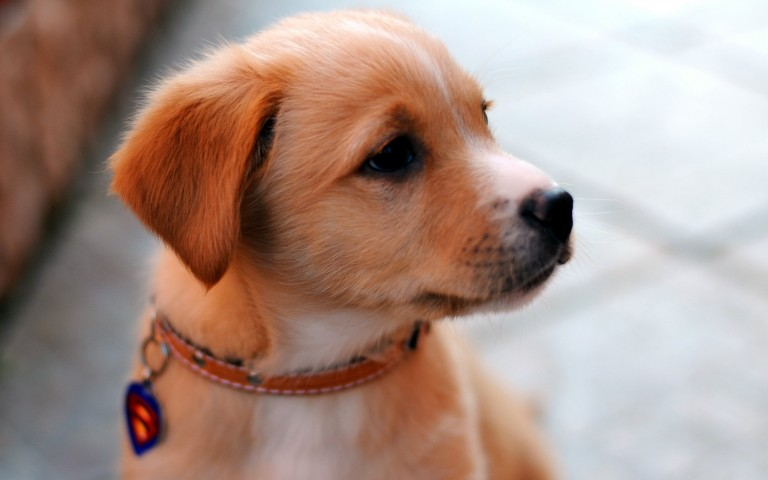
#> input picture computer-vision/image-pencil-sketch/datasets/dog.jpg, 768 x 480 px
$ python transform_image.py
#> lines starting #> are read from the running program, lines starting #| are printed output that depends on the picture
# importing libraries

import cv2 as cv
import sys
import numpy as np

# attempting to read the image as grayscale
gray_img = cv.imread(cv.samples.findFile("datasets/dog.jpg"), cv.IMREAD_GRAYSCALE)
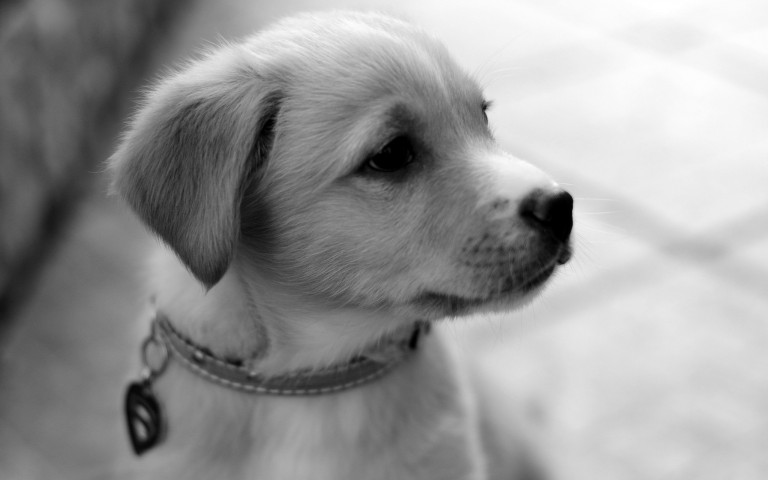
#> gray_img: shape (480, 768); min 0, max 255, mean 151.2

# closing if image not found
if gray_img is None:
    sys.exit("Unable to read image")

# displaying image and adding 'forever-wait' until user presses a button
# cv.imshow("Gray Scale Dog", img)
# cv.waitKey(0)

# getting image negative
neg_img = cv.bitwise_not(gray_img)
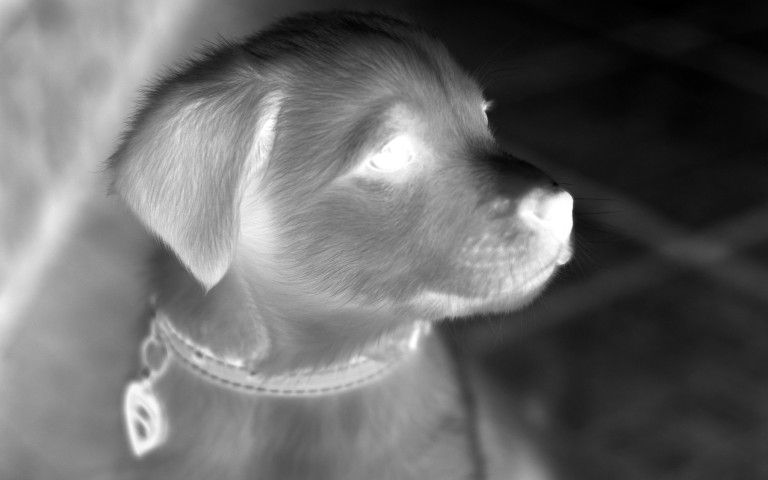
#> neg_img: shape (480, 768); min 0, max 255, mean 103.8
# cv.imshow("Inverted Gray Scale Dog", neg_img)
# cv.waitKey(0)

# setting kernel size and blurring
blur_img = cv.blur(neg_img, (41, 11))
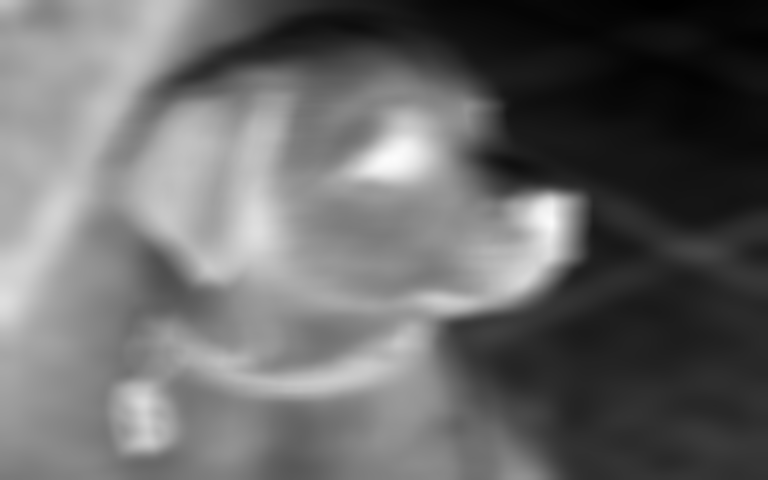
#> blur_img: shape (480, 768); min 0, max 252, mean 103.8
# cv.imshow("Blurred Negative Dog", blur_img)
# cv.waitKey(0)

# dividing gray scale image by blurred negative image to obtain 'pencil-like' features
pencil_img = cv.divide(gray_img, 255-blur_img, scale=256)
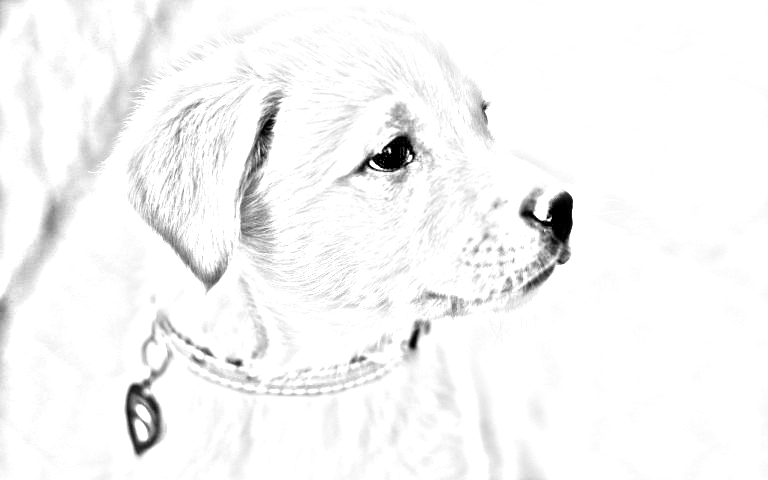
#> pencil_img: shape (480, 768); min 0, max 255, mean 245.8
cv.imshow("Pencil Sketch Dog", pencil_img)
# cv.waitKey(0)

cv.imwrite('dog_pencil_img.jpg', pencil_img)
